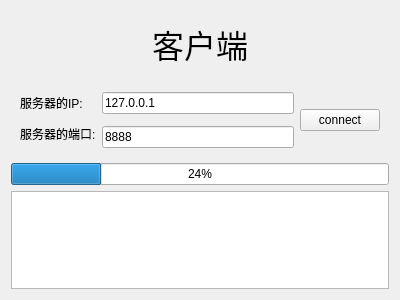
<?xml version="1.0" encoding="UTF-8"?>
<ui version="4.0">
 <class>ClientWidget</class>
 <widget class="QWidget" name="ClientWidget">
  <property name="geometry">
   <rect>
    <x>0</x>
    <y>0</y>
    <width>400</width>
    <height>300</height>
   </rect>
  </property>
  <property name="windowTitle">
   <string>Form</string>
  </property>
  <layout class="QGridLayout" name="gridLayout_2">
   <item row="0" column="0">
    <widget class="QWidget" name="widget_2" native="true">
     <layout class="QHBoxLayout" name="horizontalLayout">
      <item>
       <spacer name="horizontalSpacer">
        <property name="orientation">
         <enum>Qt::Horizontal</enum>
        </property>
        <property name="sizeHint" stdset="0">
         <size>
          <width>125</width>
          <height>20</height>
         </size>
        </property>
       </spacer>
      </item>
      <item>
       <widget class="QLabel" name="label_3">
        <property name="font">
         <font>
          <family>楷体</family>
          <pointsize>24</pointsize>
         </font>
        </property>
        <property name="text">
         <string>客户端</string>
        </property>
        <property name="alignment">
         <set>Qt::AlignCenter</set>
        </property>
       </widget>
      </item>
      <item>
       <spacer name="horizontalSpacer_2">
        <property name="orientation">
         <enum>Qt::Horizontal</enum>
        </property>
        <property name="sizeHint" stdset="0">
         <size>
          <width>125</width>
          <height>20</height>
         </size>
        </property>
       </spacer>
      </item>
     </layout>
    </widget>
   </item>
   <item row="1" column="0">
    <widget class="QWidget" name="widget" native="true">
     <layout class="QGridLayout" name="gridLayout">
      <item row="0" column="0">
       <widget class="QLabel" name="label">
        <property name="text">
         <string>服务器的IP:</string>
        </property>
       </widget>
      </item>
      <item row="2" column="1">
       <widget class="QLineEdit" name="lineEditPort">
        <property name="text">
         <string>8888</string>
        </property>
       </widget>
      </item>
      <item row="0" column="1">
       <widget class="QLineEdit" name="lineEditIP">
        <property name="text">
         <string>127.0.0.1</string>
        </property>
       </widget>
      </item>
      <item row="1" column="0" rowspan="2">
       <widget class="QLabel" name="label_2">
        <property name="text">
         <string>服务器的端口:</string>
        </property>
       </widget>
      </item>
      <item row="0" column="2" rowspan="3">
       <widget class="QPushButton" name="buttonConnect">
        <property name="text">
         <string>connect</string>
        </property>
       </widget>
      </item>
     </layout>
    </widget>
   </item>
   <item row="2" column="0">
    <widget class="QProgressBar" name="progressBar">
     <property name="value">
      <number>24</number>
     </property>
    </widget>
   </item>
   <item row="3" column="0">
    <widget class="QTextEdit" name="textEdit">
     <property name="readOnly">
      <bool>true</bool>
     </property>
    </widget>
   </item>
  </layout>
 </widget>
 <resources/>
 <connections/>
</ui>
